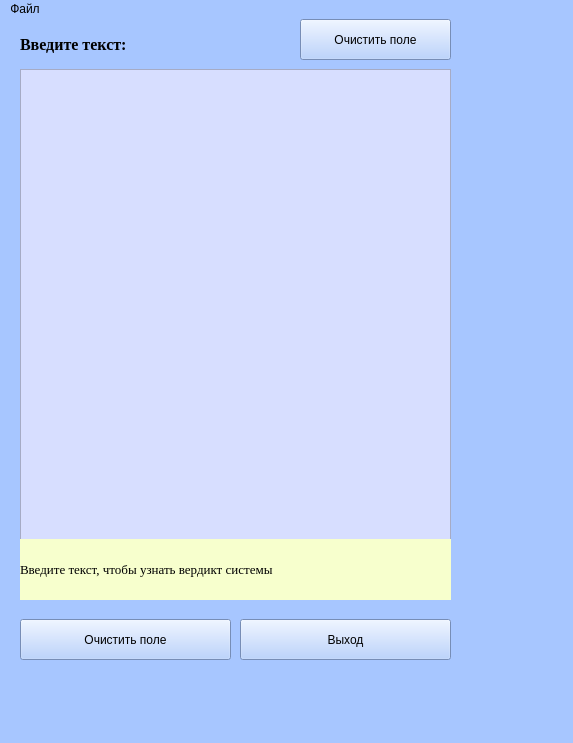
<?xml version="1.0" encoding="UTF-8"?>
<ui version="4.0">
 <class>MainWindow</class>
 <widget class="QMainWindow" name="MainWindow">
  <property name="geometry">
   <rect>
    <x>0</x>
    <y>0</y>
    <width>573</width>
    <height>743</height>
   </rect>
  </property>
  <property name="windowTitle">
   <string>Fake Killer (Babansky Lab Corp)</string>
  </property>
  <property name="styleSheet">
   <string notr="true">background-color: rgb(167, 198, 255);</string>
  </property>
  <widget class="QWidget" name="centralwidget">
   <widget class="QPlainTextEdit" name="plainTextEdit">
    <property name="geometry">
     <rect>
      <x>20</x>
      <y>50</y>
      <width>431</width>
      <height>471</height>
     </rect>
    </property>
    <property name="font">
     <font>
      <family>Times New Roman</family>
      <pointsize>10</pointsize>
     </font>
    </property>
    <property name="styleSheet">
     <string notr="true">background-color: rgb(215, 222, 255);
color: rgb(0, 0, 0);</string>
    </property>
    <property name="plainText">
     <string/>
    </property>
   </widget>
   <widget class="QLabel" name="label">
    <property name="geometry">
     <rect>
      <x>20</x>
      <y>10</y>
      <width>261</width>
      <height>31</height>
     </rect>
    </property>
    <property name="font">
     <font>
      <family>Times New Roman</family>
      <pointsize>12</pointsize>
      <weight>75</weight>
      <bold>true</bold>
     </font>
    </property>
    <property name="text">
     <string>Введите текст:</string>
    </property>
   </widget>
   <widget class="QLabel" name="label_2">
    <property name="geometry">
     <rect>
      <x>20</x>
      <y>520</y>
      <width>431</width>
      <height>61</height>
     </rect>
    </property>
    <property name="font">
     <font>
      <family>Times New Roman</family>
      <pointsize>10</pointsize>
      <underline>false</underline>
     </font>
    </property>
    <property name="styleSheet">
     <string notr="true">:!hover{
	background-color: rgb(247, 255, 205);
}

:hover{
	border: 4px solid black; 
	background-color: rgb(247, 255, 205);
    padding: 10px;
}</string>
    </property>
    <property name="text">
     <string>Введите текст, чтобы узнать вердикт системы</string>
    </property>
   </widget>
   <widget class="QPushButton" name="pushButton">
    <property name="geometry">
     <rect>
      <x>300</x>
      <y>0</y>
      <width>151</width>
      <height>41</height>
     </rect>
    </property>
    <property name="styleSheet">
     <string notr="true">:!hover{
background-color: rgb(167, 198, 255);
}

:hover{
	border: 4px solid black; 
	background-color: rgb(148, 179, 253);

}</string>
    </property>
    <property name="text">
     <string>Очистить поле</string>
    </property>
   </widget>
   <widget class="QPushButton" name="pushButton_2">
    <property name="geometry">
     <rect>
      <x>20</x>
      <y>600</y>
      <width>211</width>
      <height>41</height>
     </rect>
    </property>
    <property name="styleSheet">
     <string notr="true">:!hover{
background-color: rgb(167, 198, 255);
}

:hover{
	border: 4px solid black; 
	background-color: rgb(148, 179, 253);

}</string>
    </property>
    <property name="text">
     <string>Очистить поле</string>
    </property>
   </widget>
   <widget class="QPushButton" name="pushButton_3">
    <property name="geometry">
     <rect>
      <x>240</x>
      <y>600</y>
      <width>211</width>
      <height>41</height>
     </rect>
    </property>
    <property name="styleSheet">
     <string notr="true">:!hover{
background-color: rgb(167, 198, 255);
}

:hover{
	border: 4px solid black; 
	background-color: rgb(148, 179, 253);

}</string>
    </property>
    <property name="text">
     <string>Выход</string>
    </property>
   </widget>
  </widget>
  <widget class="QMenuBar" name="menubar">
   <property name="geometry">
    <rect>
     <x>0</x>
     <y>0</y>
     <width>573</width>
     <height>22</height>
    </rect>
   </property>
   <widget class="QMenu" name="menu">
    <property name="title">
     <string>Файл</string>
    </property>
    <addaction name="action_2"/>
   </widget>
   <addaction name="menu"/>
  </widget>
  <widget class="QStatusBar" name="statusbar"/>
  <action name="action">
   <property name="text">
    <string>Справка</string>
   </property>
  </action>
  <action name="action_2">
   <property name="text">
    <string>Выход</string>
   </property>
  </action>
 </widget>
 <resources/>
 <connections/>
</ui>
